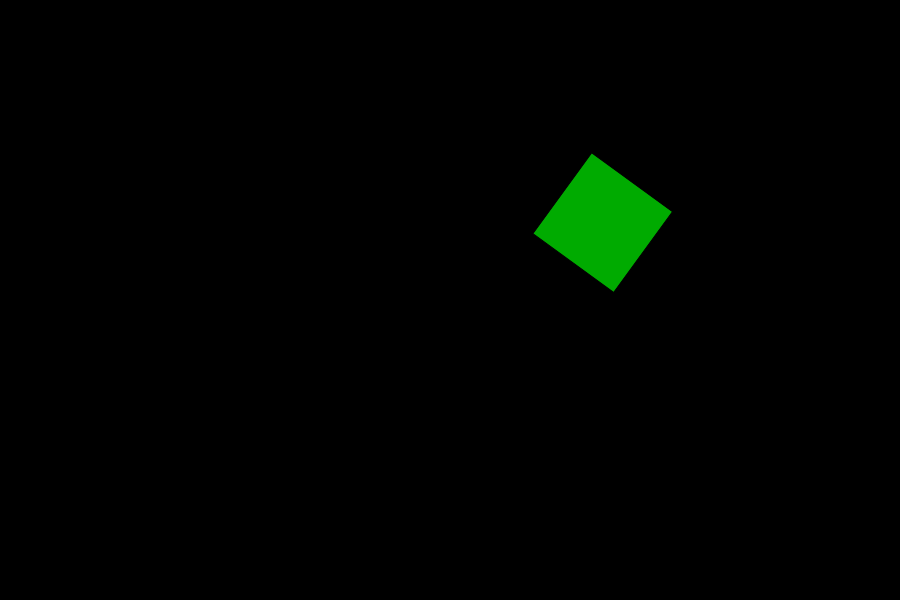
Frame 1 (no input)
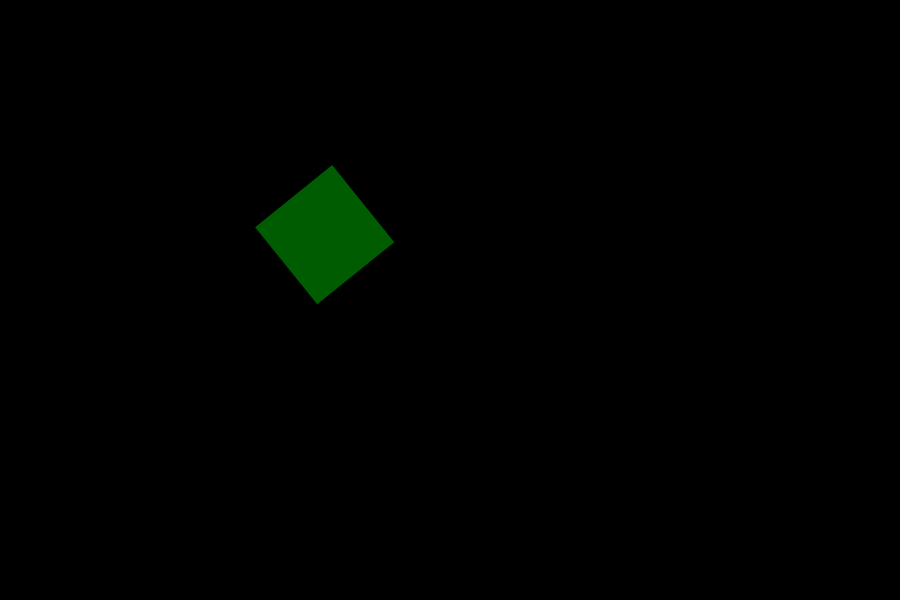
Frame 60 (no input)
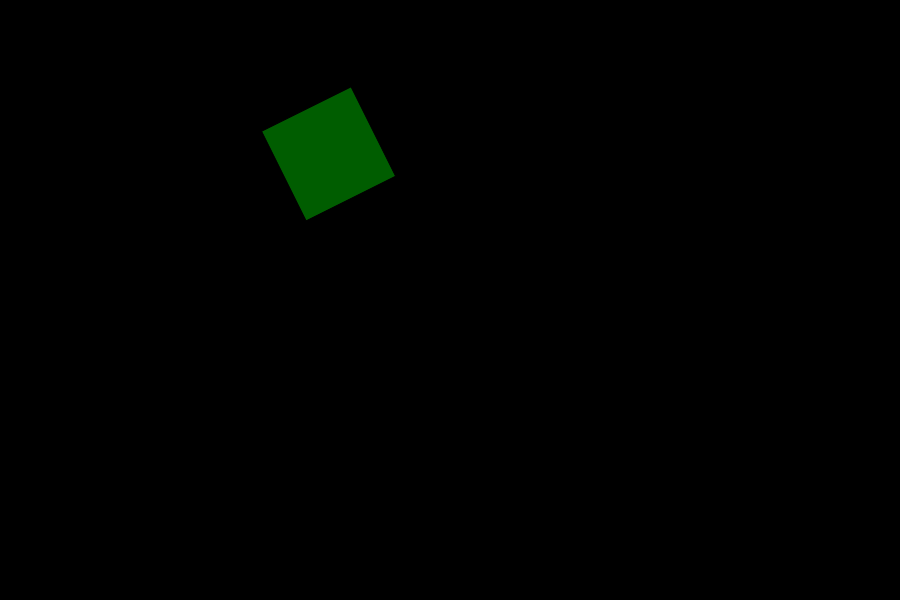
Frame 120 (the mouse pressed at the canvas centre since frame 60)

The p5.js sketch that drew these frames (run headless with seeded random() and noise() and a simulated clock; from frame 60 on, the mouse is pressed at the canvas centre):

// p5.js sketch
// ── sketch.js
var time = 0;


function setup() {
    createCanvas(900, 600);
    background(0);
    rectMode(CENTER);
    
}

function draw() {
    background(0);
    
    var nX = noise(time);
    var nY = noise(time + 5);
    var locX = map(nX, 0, 1, 0, width);
    var g = map(nX, 0, 1, 0, 255);
    var rotZ = map(nX, 0, 1, -25, 25);
    var locY = map(nY, 0, 1, 0, height);
    
    translate(locX, locY);
    rotate(rotZ);
    fill(0, g, 0);
    rect(0,0, 100,100);
    
    time = time + 0.01;
    
  

}
